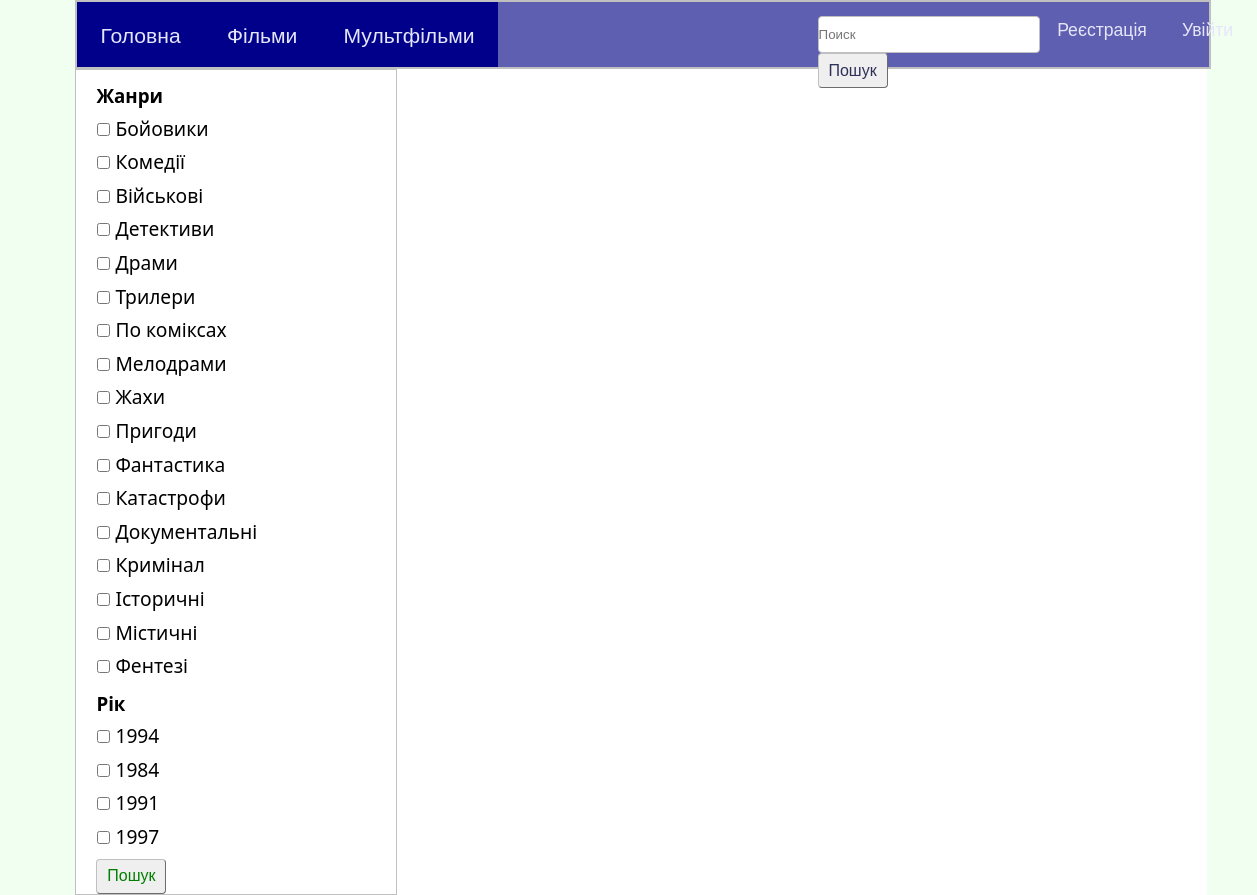
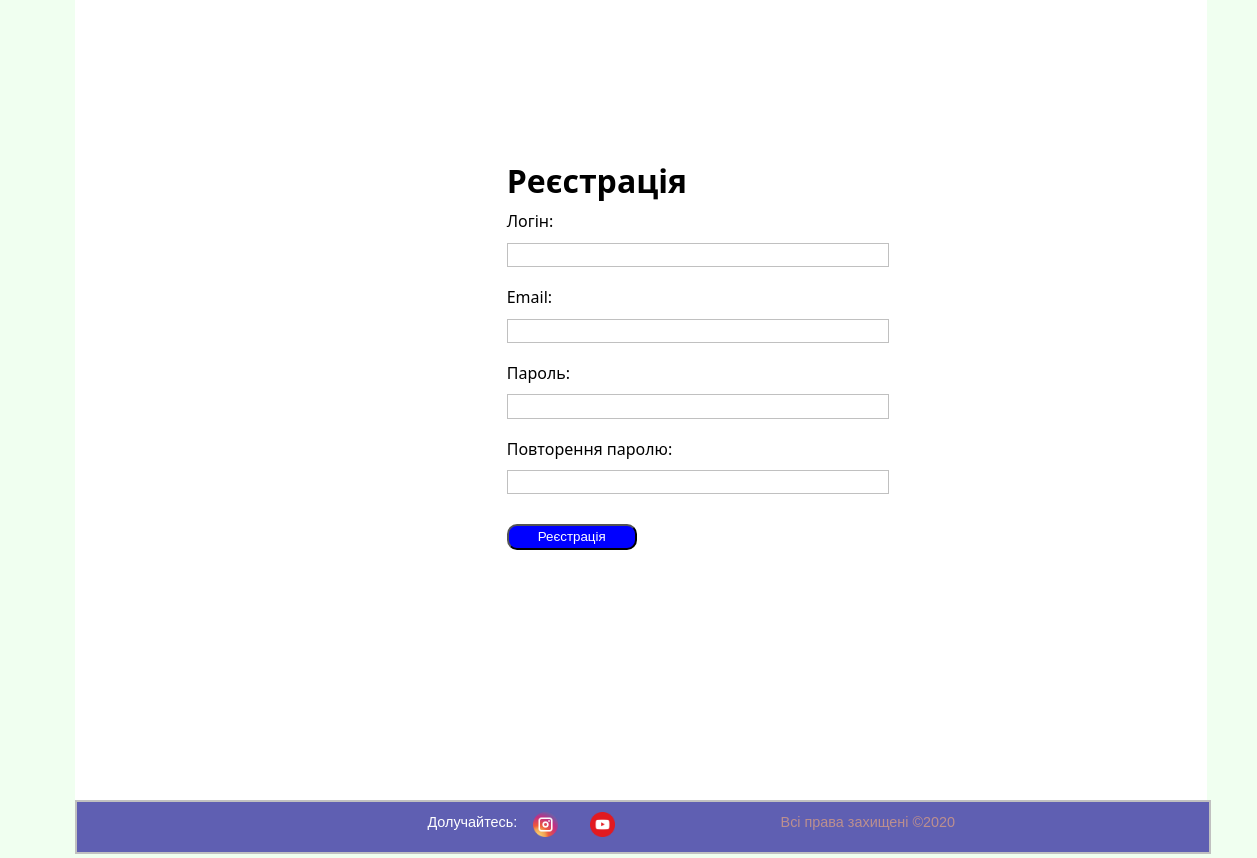
Screenshot of /register/ with the database file from the repository (2 pictures, top to bottom).
### movies/models.py (models this page shows, shortened)
class Genre(models.Model):
    name=models.CharField(max_length=100,verbose_name='Ім`я')
    description=models.TextField(verbose_name='Опис')
    url=models.SlugField(max_length=100,unique=True,verbose_name='Слаг')
    def get_absolute_url(self):
        return reverse('genre_detail_url',kwargs={'url':self.url})
    class Meta:
        verbose_name='Жанр'
        verbose_name_plural='Жанри'

class Movie(models.Model):
    title=models.CharField(max_length=100,verbose_name='Назва')
    english_title=models.CharField(max_length=100,verbose_name='Назва на англійській',null=True)
    tagline=models.CharField(max_length=100,default=' ',verbose_name='Слоган')
    description=models.TextField(verbose_name='Опис')
    description_2 = models.TextField(verbose_name='Докладний опис',null=True)
    poster=models.ImageField(upload_to='movies/',verbose_name='Постер')
    year=models.PositiveSmallIntegerField(default=2019,verbose_name='Дата виходу')
    country=models.CharField(max_length=30,verbose_name='Країна')
    directors=models.ManyToManyField(Actor,verbose_name='Режисер',related_name='film_director')
    actors=models.ManyToManyField(Actor,verbose_name='Актори',related_name='film_actor')
    genres=models.ManyToManyField(Genre,verbose_name='Жанри',related_name='film_genres')
    world_premiere=models.DateField(default=date.today,verbose_name='Прем`єра у світі')
    ukrainian_premiere = models.DateField(default=date.today, verbose_name='Прем`єра в Україні')
    budget=models.PositiveIntegerField(default=0,help_text='вказувати суму у доларах',verbose_name='Бюджет')
    fees_in_usa= models.PositiveIntegerField( default=0, help_text='вказувати суму у доларах',verbose_name='Збори в США')
    fees_in_world = models.PositiveIntegerField( default=0, help_text='вказувати суму у доларах',verbose_name='Збори у світі')
    category=models.ForeignKey(Category,verbose_name='Категорія',on_delete=models.SET_NULL,null=True)
    url=models.SlugField(max_length=130,unique=True,verbose_name='Слаг')
    draft=models.BooleanField(default=False,verbose_name='Чернетка')
    age=models.PositiveSmallIntegerField(default=0,verbose_name='Вік')
    scenarists = models.ManyToManyField(Actor, verbose_name='Сценарій', related_name='film_scenarist')
    compositors=models.ManyToManyField(Actor,verbose_name='Композитор',related_name='film_compositor')
    hudogniks=models.ManyToManyField(Actor,verbose_name='Художник',related_name='film_hudognik')
    operators=models.ManyToManyField(Actor,verbose_name='Оператор',related_name='film_operators')
    producer = models.ManyToManyField(Actor, verbose_name='Продюсер', related_name='film_producers')
    treiler=models.FileField(upload_to='treilers/',verbose_name='Трейлер',null=True)
    quality_videos=models.ForeignKey('QualityVideos',on_delete=models.SET_NULL,null=True,verbose_name='Якість відео')
    class Meta:
        verbose_name='Фільм'
        verbose_name_plural='Фільми'

### movies/views.py (the view)
# urls.py: path('register/',RegisterUser.as_view(),name='register'),
class RegisterUser(DataMixin,CreateView):
    form_class = RegisterUserForm
    template_name ='movies/register.html'
    success_url = reverse_lazy('login')
    def get_context_data(self, **kwargs):
        context=super().get_context_data(**kwargs)
        context['films']=Movie.objects.all()
        cdef=self.get_user_context(title='Реєстрація')
        return dict(list(context.items()) + list(cdef.items()))

### movies/forms.py
class RegisterUserForm(UserCreationForm):
    username=forms.CharField(label='Логін',widget=forms.TextInput(attrs={'class':'form-input'}))
    email=forms.EmailField(label='Email',widget=forms.EmailInput(attrs={'class':'form-input'}))
    password1 = forms.CharField(label='Пароль',widget=forms.PasswordInput(attrs={'class':'form-input'}))
    password2=forms.CharField(label='Повторення паролю',widget=forms.PasswordInput(attrs={'class':'form-input'}))
    class Meta:
        model=User
        fields=('username','email','password1','password2')

### movies/utils.py (called while the page is built)
    def get_user_context(self,**kwargs):
        context=kwargs
        context['genres'] = Genre.objects.all()
        return context

### movies/templates/movies/register.html (shortened to what this page needs)
{% extends 'movies/base_movies.html' %}
{% block css %}
{% load static %}
<link rel="stylesheet" href="{% static 'css/index.css' %}"  type="text/css"/>
<link rel="stylesheet" href="{% static 'css/register.css' %}" type="text/css"/>
{% endblock %}
{% block content %}
    {% include  'movies/includes/left-block.html' %}
    <div class="right-block">
        <form  method="post">
            <div class="register">
                <h1 >{{title}}</h1>
                {% for f in form %}
                <label for="{{ f.id_for_label }} " class="label-register">{{ f.label }}: </label>
                {{ f }}
                {% endfor %}
            <button type="submit" class="bottom-register">Реєстрація</button>
            </div>
        </form>
    </div>
{% endblock %}

### movies/templates/movies/includes/left-block.html
<div class="block-left">
    <form action="{% url  'main' %}" method="get">
        <h3 class="otstup">Жанри</h3>
        <ul>
            {% for genre in genres %}
            <li class="genre_str">
                <input type="checkbox" name="genre_name" value="{{ genre.id }}"/>
                <span>{{ genre.name }}</span>
            </li>
            {% endfor %}
        </ul>
        <h3 class="otstup">Рік</h3>
        <ul>
            {% for film in films %}
            <li class="genre_str">
                <input type="checkbox" name="year" value="{{ film.year }}"/>
                <span>{{ film.year }}</span>
            </li>
            {% endfor %}
        </ul>
        <button type="submit" class="button-style-filter">Пошук</button>
    </form>
</div>

### static/css/style_3.css (style rules this page uses)
* { margin:0px; padding:0px; }
html { height:100%; width:100%; background-color:Honeydew; }
body { color:black; font-size:1em; font-family:'Segoe UI',sens-serif; line-height:135%; display:flex; flex-direction:column; min-height:100vh; height:auto; width:90%; background-color:white; margin-left:6%; margin-right:6%; }
ul { display:flex; padding-left:0; list-style:none; }
li { position:relative; border:2px solid DarkBlue; background-color:DarkBlue; }

### static/css/index.css (style rules this page uses)
.block-left { width:320px; min-height:600px; border:1px solid silver; float:left; }
.block-left ul { display:flex; flex-direction:column; margin-left:20px; }
.genre_str { background-color:white; border:1px solid white; font-size:1.2em; margin-top:10px; position:relative; }
.right-block { float:right; width:980px; min-height:100vh; }
.otstup { margin-top:15px; margin-left:20px; }
.button-style-filter { height:35px; width:70px; border:1px outset silver; border-radius:4px; color:green; font-size:1.0em; margin-left:20px; margin-top:10px; }

### static/css/register.css (style rules this page uses)
.form-input { width:380px; height:27px; border:1px solid silver; margin-top:10px; }
.bottom-register { border-radius:10px; width:130px; height:30px; background-color:blue; color:white; margin-top:30px; }
.register { height:380px; width:410px; margin:170px 0px 0px 280px; display:flex; flex-direction:column; }
.label-register { margin-top:20px; }

### rows the page displays
Genre: name "Бойовики"
Genre: name "Комедії"
Genre: name "Військові"
Genre: name "Детективи"
Genre: name "Драми"
Genre: name "Трилери"
Genre: name "По коміксах"
Genre: name "Мелодрами"
Genre: name "Жахи"
Genre: name "Пригоди"
Genre: name "Фантастика"
Genre: name "Катастрофи"
Genre: name "Документальні"
Genre: name "Кримінал"
Genre: name "Історичні"
Genre: name "Містичні"
Genre: name "Фентезі"
Movie: year "1994"
Movie: year "1984"
Movie: year "1991"
Movie: year "1997"

### other values shown
{{ title }} "Реєстрація"
{{ f.label }} "Логін" "Email" "Пароль" "Повторення паролю"
